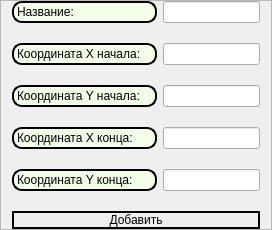
                      <widget class="QWidget" name="page_4_line">
                       <layout class="QGridLayout" name="gridLayout_15">
                        <property name="leftMargin">
                         <number>0</number>
                        </property>
                        <property name="topMargin">
                         <number>0</number>
                        </property>
                        <property name="rightMargin">
                         <number>0</number>
                        </property>
                        <property name="bottomMargin">
                         <number>0</number>
                        </property>
                        <item row="0" column="0">
                         <widget class="QFrame" name="frame_2">
                          <property name="sizePolicy">
                           <sizepolicy hsizetype="Expanding" vsizetype="Expanding">
                            <horstretch>0</horstretch>
                            <verstretch>0</verstretch>
                           </sizepolicy>
                          </property>
                          <property name="frameShape">
                           <enum>QFrame::StyledPanel</enum>
                          </property>
                          <property name="frameShadow">
                           <enum>QFrame::Raised</enum>
                          </property>
                          <layout class="QGridLayout" name="gridLayout_16" rowstretch="1,1,1,1,1,1" columnstretch="3,2" rowminimumheight="0,0,0,0,0,0">
                           <property name="leftMargin">
                            <number>11</number>
                           </property>
                           <property name="topMargin">
                            <number>0</number>
                           </property>
                           <property name="rightMargin">
                            <number>11</number>
                           </property>
                           <property name="bottomMargin">
                            <number>0</number>
                           </property>
                           <property name="verticalSpacing">
                            <number>20</number>
                           </property>
                           <item row="2" column="1">
                            <widget class="QLineEdit" name="YCoordLineEditBegin"/>
                           </item>
                           <item row="1" column="0">
                            <widget class="QLabel" name="XCoordLabelLineBegin">
                             <property name="sizePolicy">
                              <sizepolicy hsizetype="Expanding" vsizetype="Preferred">
                               <horstretch>0</horstretch>
                               <verstretch>0</verstretch>
                              </sizepolicy>
                             </property>
                             <property name="styleSheet">
                              <string notr="true">font: 75 9pt &quot;Microsoft Tai Le&quot;;
border: 2px solid black #cccccc;
border-radius: 10px;
background-color: rgb(243, 255, 233);</string>
                             </property>
                             <property name="text">
                              <string>Координата X начала:</string>
                             </property>
                             <property name="wordWrap">
                              <bool>true</bool>
                             </property>
                            </widget>
                           </item>
                           <item row="5" column="0" colspan="2">
                            <widget class="QPushButton" name="addLineButton">
                             <property name="sizePolicy">
                              <sizepolicy hsizetype="Expanding" vsizetype="Fixed">
                               <horstretch>0</horstretch>
                               <verstretch>0</verstretch>
                              </sizepolicy>
                             </property>
                             <property name="styleSheet">
                              <string notr="true">QPushButton {
    border: 2px solid black #cccccc;
	border-radius: 10px;
}

QPushButton:pressed {
    margin-left: 1px;
    margin-top: 1px;
    margin-right: -1px;
    margin-bottom: -1px;
}

</string>
                             </property>
                             <property name="text">
                              <string>Добавить</string>
                             </property>
                             <property name="checkable">
                              <bool>true</bool>
                             </property>
                             <property name="checked">
                              <bool>false</bool>
                             </property>
                             <property name="autoRepeat">
                              <bool>false</bool>
                             </property>
                             <property name="autoExclusive">
                              <bool>false</bool>
                             </property>
                             <property name="autoDefault">
                              <bool>false</bool>
                             </property>
                             <property name="default">
                              <bool>false</bool>
                             </property>
                             <property name="flat">
                              <bool>false</bool>
                             </property>
                            </widget>
                           </item>
                           <item row="2" column="0">
                            <widget class="QLabel" name="YCoordLabelLineBegin">
                             <property name="sizePolicy">
                              <sizepolicy hsizetype="Expanding" vsizetype="Preferred">
                               <horstretch>0</horstretch>
                               <verstretch>0</verstretch>
                              </sizepolicy>
                             </property>
                             <property name="styleSheet">
                              <string notr="true">font: 75 9pt &quot;Microsoft Tai Le&quot;;
border: 2px solid black #cccccc;
border-radius: 10px;
background-color: rgb(243, 255, 233);</string>
                             </property>
                             <property name="text">
                              <string>Координата Y начала:</string>
                             </property>
                             <property name="wordWrap">
                              <bool>true</bool>
                             </property>
                            </widget>
                           </item>
                           <item row="3" column="0">
                            <widget class="QLabel" name="XCoordLabelLineEnd">
                             <property name="sizePolicy">
                              <sizepolicy hsizetype="Expanding" vsizetype="Preferred">
                               <horstretch>0</horstretch>
                               <verstretch>0</verstretch>
                              </sizepolicy>
                             </property>
                             <property name="styleSheet">
                              <string notr="true">font: 75 9pt &quot;Microsoft Tai Le&quot;;
border: 2px solid black #cccccc;
border-radius: 10px;
background-color: rgb(243, 255, 233);</string>
                             </property>
                             <property name="text">
                              <string>Координата X конца:</string>
                             </property>
                             <property name="wordWrap">
                              <bool>true</bool>
                             </property>
                            </widget>
                           </item>
                           <item row="3" column="1">
                            <widget class="QLineEdit" name="XCoordLineEditEnd"/>
                           </item>
                           <item row="1" column="1">
                            <widget class="QLineEdit" name="XCoordLineEditBegin"/>
                           </item>
                           <item row="4" column="1">
                            <widget class="QLineEdit" name="YCoordLineEditEnd"/>
                           </item>
                           <item row="4" column="0">
                            <widget class="QLabel" name="YCoordLabelLineEnd">
                             <property name="sizePolicy">
                              <sizepolicy hsizetype="Preferred" vsizetype="Preferred">
                               <horstretch>0</horstretch>
                               <verstretch>0</verstretch>
                              </sizepolicy>
                             </property>
                             <property name="styleSheet">
                              <string notr="true">font: 75 9pt &quot;Microsoft Tai Le&quot;;
border: 2px solid black #cccccc;
border-radius: 10px;
background-color: rgb(243, 255, 233);</string>
                             </property>
                             <property name="text">
                              <string>Координата Y конца:</string>
                             </property>
                             <property name="wordWrap">
                              <bool>true</bool>
                             </property>
                            </widget>
                           </item>
                           <item row="0" column="0">
                            <widget class="QLabel" name="lineName">
                             <property name="sizePolicy">
                              <sizepolicy hsizetype="Expanding" vsizetype="Preferred">
                               <horstretch>0</horstretch>
                               <verstretch>0</verstretch>
                              </sizepolicy>
                             </property>
                             <property name="styleSheet">
                              <string notr="true">font: 75 9pt &quot;Microsoft Tai Le&quot;;
border: 2px solid black #cccccc;
border-radius: 10px;
background-color: rgb(243, 255, 233);</string>
                             </property>
                             <property name="text">
                              <string>Название:</string>
                             </property>
                            </widget>
                           </item>
                           <item row="0" column="1">
                            <widget class="QLineEdit" name="lineNameLineEdit"/>
                           </item>
                          </layout>
                         </widget>
                        </item>
                       </layout>
                      </widget>
